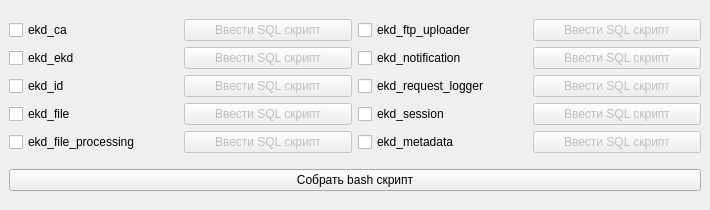
<?xml version="1.0" encoding="UTF-8"?>
<ui version="4.0">
 <class>MainWindow</class>
 <widget class="QMainWindow" name="MainWindow">
  <property name="geometry">
   <rect>
    <x>0</x>
    <y>0</y>
    <width>710</width>
    <height>210</height>
   </rect>
  </property>
  <property name="sizePolicy">
   <sizepolicy hsizetype="Fixed" vsizetype="Fixed">
    <horstretch>0</horstretch>
    <verstretch>0</verstretch>
   </sizepolicy>
  </property>
  <property name="minimumSize">
   <size>
    <width>710</width>
    <height>210</height>
   </size>
  </property>
  <property name="maximumSize">
   <size>
    <width>710</width>
    <height>210</height>
   </size>
  </property>
  <property name="windowTitle">
   <string>Script-creator</string>
  </property>
  <widget class="QWidget" name="centralwidget">
   <layout class="QVBoxLayout" name="verticalLayout_3">
    <item>
     <layout class="QHBoxLayout" name="horizontalLayout">
      <item>
       <layout class="QVBoxLayout" name="verticalLayout">
        <item>
         <layout class="QHBoxLayout" name="ekd_ca_layout">
          <item>
           <widget class="QCheckBox" name="checkBox_ca">
            <property name="text">
             <string>ekd_ca</string>
            </property>
           </widget>
          </item>
          <item>
           <widget class="QPushButton" name="scriptInputButton_ca">
            <property name="enabled">
             <bool>false</bool>
            </property>
            <property name="text">
             <string>Ввести SQL скрипт</string>
            </property>
           </widget>
          </item>
         </layout>
        </item>
        <item>
         <layout class="QHBoxLayout" name="ekd_ekd_layout">
          <item>
           <widget class="QCheckBox" name="checkBox_ekd">
            <property name="text">
             <string>ekd_ekd</string>
            </property>
           </widget>
          </item>
          <item>
           <widget class="QPushButton" name="scriptInputButton_ekd">
            <property name="enabled">
             <bool>false</bool>
            </property>
            <property name="text">
             <string>Ввести SQL скрипт</string>
            </property>
           </widget>
          </item>
         </layout>
        </item>
        <item>
         <layout class="QHBoxLayout" name="ekd_id_layout">
          <item>
           <widget class="QCheckBox" name="checkBox_id">
            <property name="text">
             <string>ekd_id</string>
            </property>
           </widget>
          </item>
          <item>
           <widget class="QPushButton" name="scriptInputButton_id">
            <property name="enabled">
             <bool>false</bool>
            </property>
            <property name="text">
             <string>Ввести SQL скрипт</string>
            </property>
           </widget>
          </item>
         </layout>
        </item>
        <item>
         <layout class="QHBoxLayout" name="ekd_file_layout">
          <item>
           <widget class="QCheckBox" name="checkBox_file">
            <property name="text">
             <string>ekd_file</string>
            </property>
           </widget>
          </item>
          <item>
           <widget class="QPushButton" name="scriptInputButton_file">
            <property name="enabled">
             <bool>false</bool>
            </property>
            <property name="text">
             <string>Ввести SQL скрипт</string>
            </property>
           </widget>
          </item>
         </layout>
        </item>
        <item>
         <layout class="QHBoxLayout" name="ekd_file_proc_layout">
          <item>
           <widget class="QCheckBox" name="checkBox_file_proc">
            <property name="text">
             <string>ekd_file_processing</string>
            </property>
           </widget>
          </item>
          <item>
           <widget class="QPushButton" name="scriptInputButton_file_proc">
            <property name="enabled">
             <bool>false</bool>
            </property>
            <property name="text">
             <string>Ввести SQL скрипт</string>
            </property>
           </widget>
          </item>
         </layout>
        </item>
       </layout>
      </item>
      <item>
       <layout class="QVBoxLayout" name="verticalLayout_2">
        <item>
         <layout class="QHBoxLayout" name="ekd_ftp_layout">
          <item>
           <widget class="QCheckBox" name="checkBox_ftp">
            <property name="text">
             <string>ekd_ftp_uploader</string>
            </property>
           </widget>
          </item>
          <item>
           <widget class="QPushButton" name="scriptInputButton_ftp">
            <property name="enabled">
             <bool>false</bool>
            </property>
            <property name="text">
             <string>Ввести SQL скрипт</string>
            </property>
           </widget>
          </item>
         </layout>
        </item>
        <item>
         <layout class="QHBoxLayout" name="ekd_notification_layout">
          <item>
           <widget class="QCheckBox" name="checkBox_notification">
            <property name="text">
             <string>ekd_notification</string>
            </property>
           </widget>
          </item>
          <item>
           <widget class="QPushButton" name="scriptInputButton_notification">
            <property name="enabled">
             <bool>false</bool>
            </property>
            <property name="text">
             <string>Ввести SQL скрипт</string>
            </property>
           </widget>
          </item>
         </layout>
        </item>
        <item>
         <layout class="QHBoxLayout" name="ekd_request_logger_layout">
          <item>
           <widget class="QCheckBox" name="checkBox_req">
            <property name="text">
             <string>ekd_request_logger</string>
            </property>
           </widget>
          </item>
          <item>
           <widget class="QPushButton" name="scriptInputButton_req">
            <property name="enabled">
             <bool>false</bool>
            </property>
            <property name="text">
             <string>Ввести SQL скрипт</string>
            </property>
           </widget>
          </item>
         </layout>
        </item>
        <item>
         <layout class="QHBoxLayout" name="ekd_session_layout">
          <item>
           <widget class="QCheckBox" name="checkBox_session">
            <property name="text">
             <string>ekd_session</string>
            </property>
           </widget>
          </item>
          <item>
           <widget class="QPushButton" name="scriptInputButton_session">
            <property name="enabled">
             <bool>false</bool>
            </property>
            <property name="text">
             <string>Ввести SQL скрипт</string>
            </property>
           </widget>
          </item>
         </layout>
        </item>
        <item>
         <layout class="QHBoxLayout" name="ekd_metadata_layout">
          <item>
           <widget class="QCheckBox" name="checkBox_metadata">
            <property name="text">
             <string>ekd_metadata</string>
            </property>
           </widget>
          </item>
          <item>
           <widget class="QPushButton" name="scriptInputButton_metadata">
            <property name="enabled">
             <bool>false</bool>
            </property>
            <property name="text">
             <string>Ввести SQL скрипт</string>
            </property>
           </widget>
          </item>
         </layout>
        </item>
       </layout>
      </item>
     </layout>
    </item>
    <item>
     <layout class="QHBoxLayout" name="horizontalLayout_2">
      <item>
       <widget class="QPushButton" name="createScriptButton">
        <property name="text">
         <string>Собрать bash скрипт</string>
        </property>
       </widget>
      </item>
     </layout>
    </item>
   </layout>
  </widget>
 </widget>
 <resources/>
 <connections/>
</ui>
